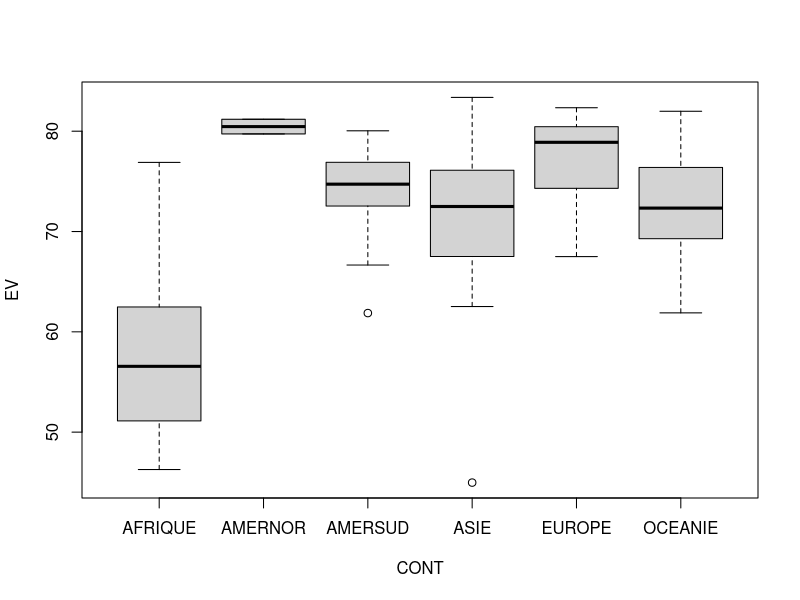
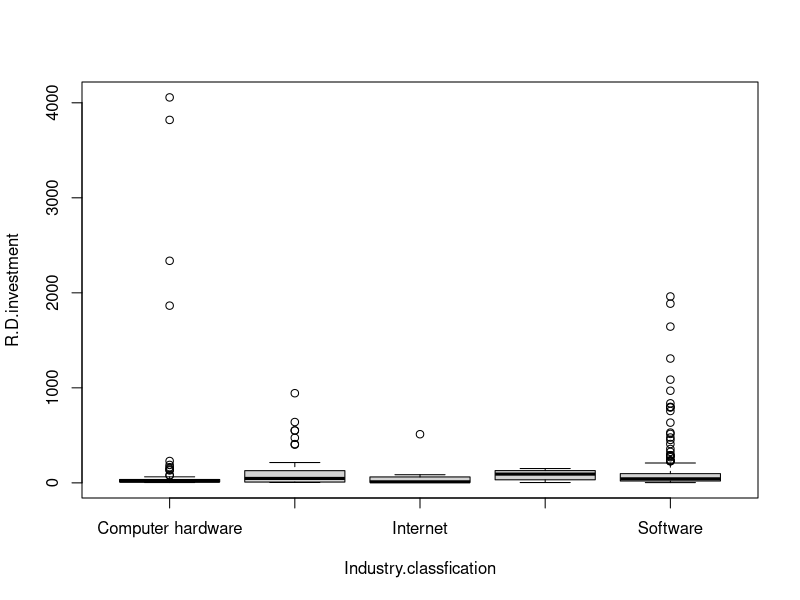

The R source for these figures, in order:
demographie <- read.delim("EspVieACPData.txt")

boxplot(EV~CONT, data = demographie)

anova(lm(EV~CONT, data = demographie))



industries <- read.csv2("Industries.csv")
unique(industries$Industry.classfication)

boxplot(R.D.investment~Industry.classfication, data = industries)

kruskal.test(R.D.investment~Industry.classfication, data = industries)

anova(lm(R.D.investment~Industry.classfication, data = industries))


